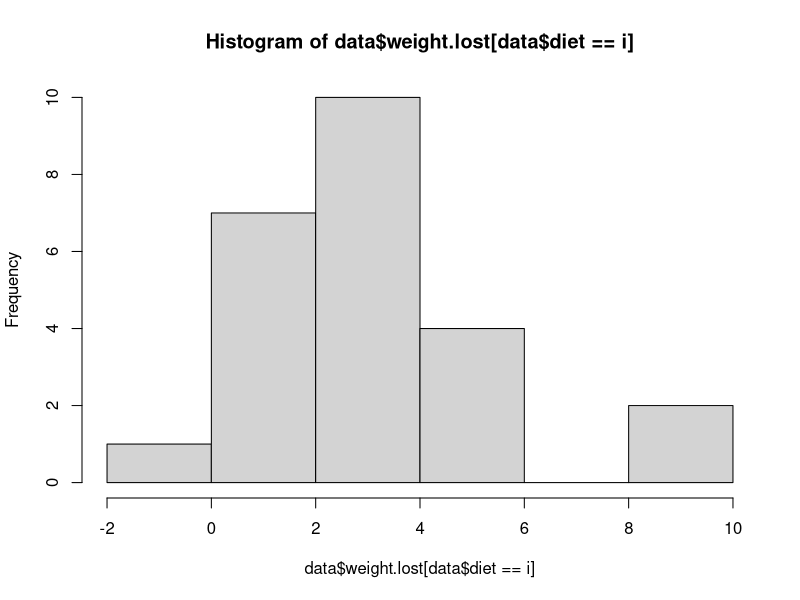
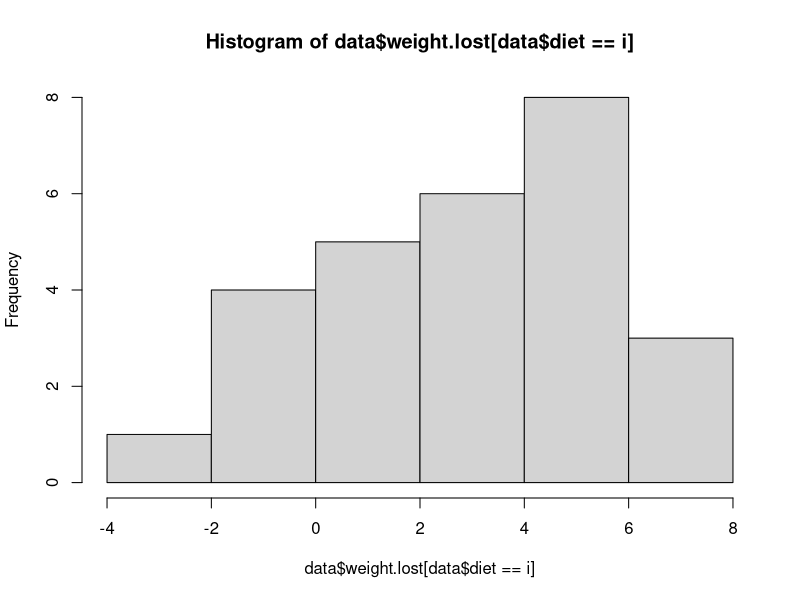
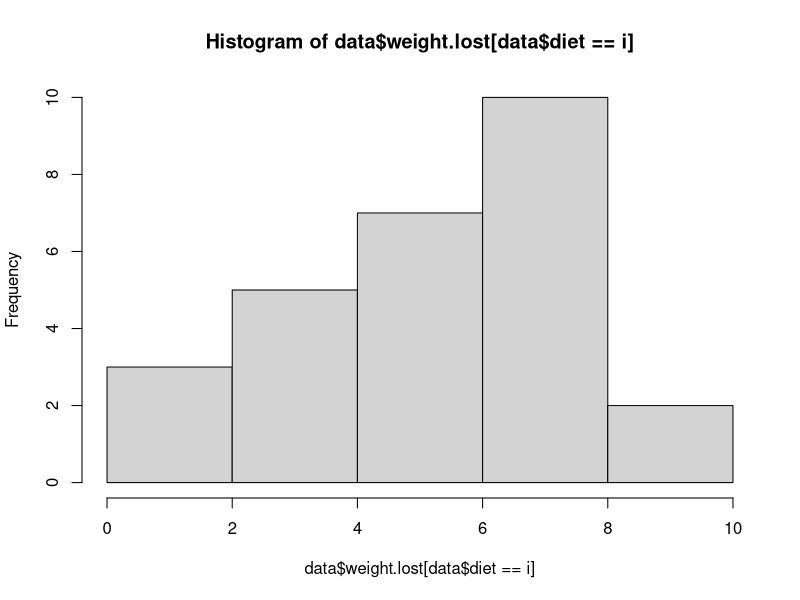
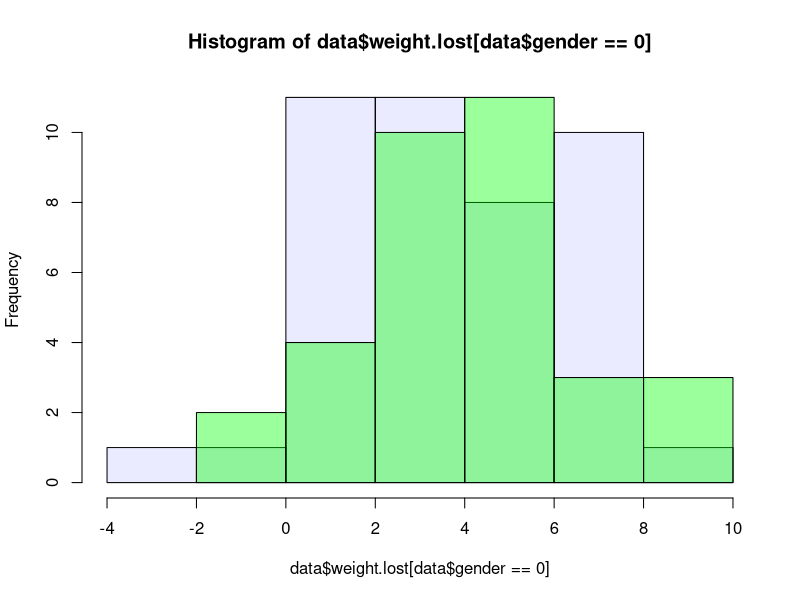
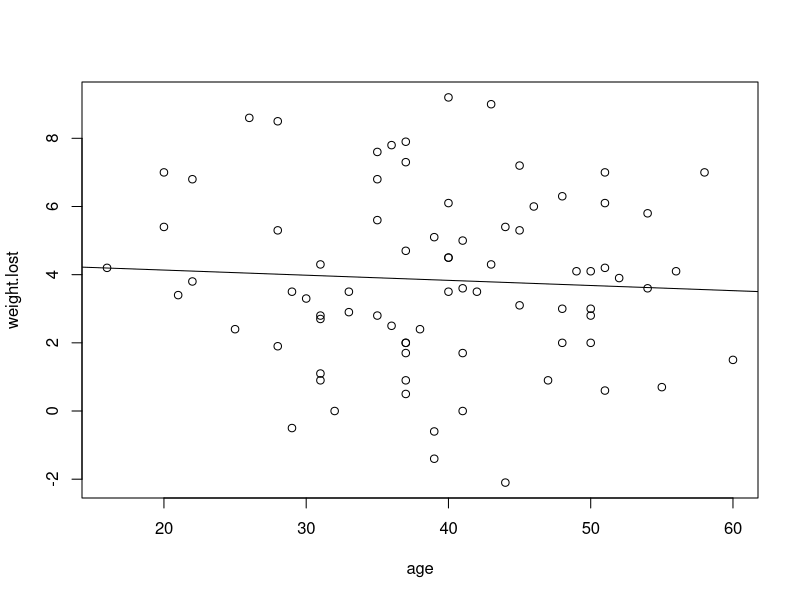
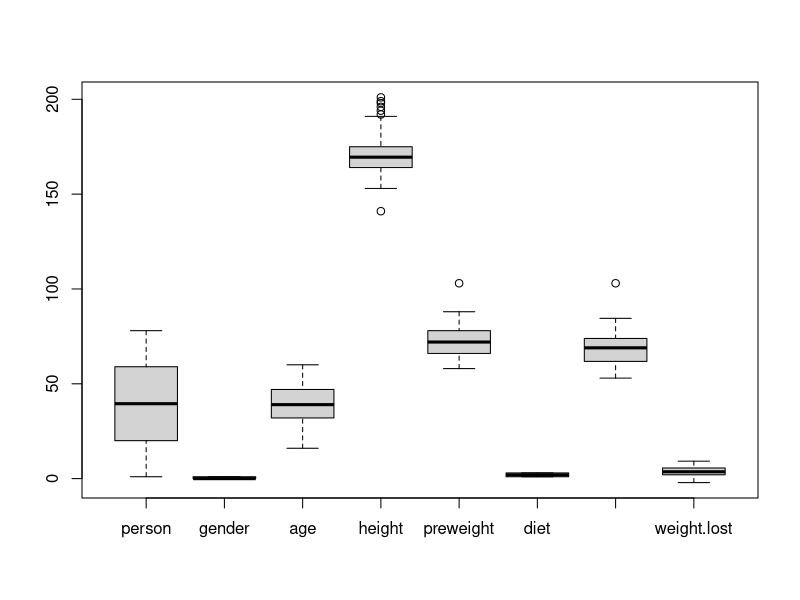
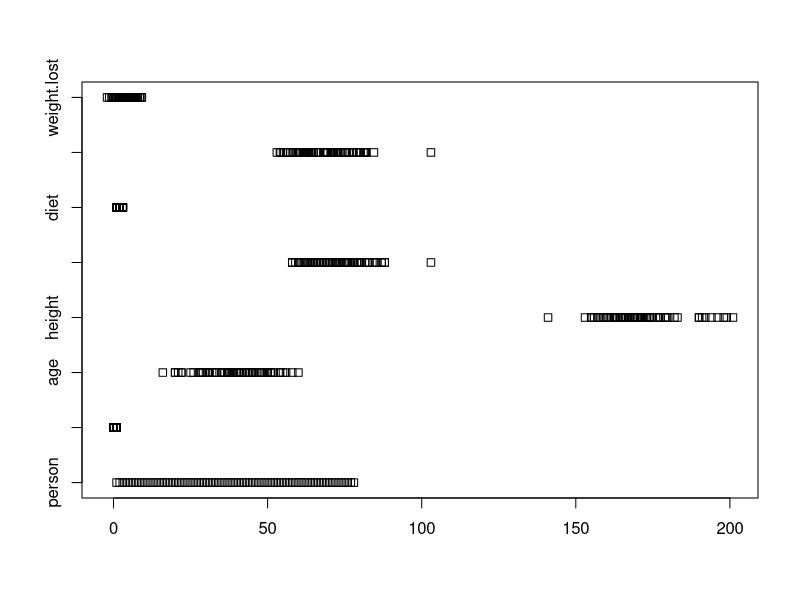
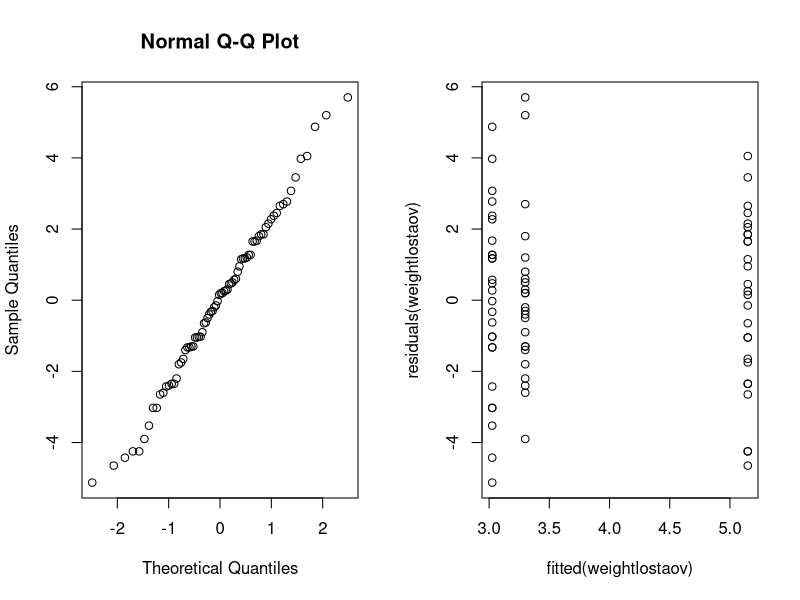

Source code (R) for these figures, in order: (Note: this script raises an error after producing the figures.)
data = read.table('data/diet.txt',header=TRUE)

weight.lost = data$preweight - data$weight6weeks
data = cbind(data,weight.lost)

pre = data$preweight
post = data$weight6weeks
age = data$age

# test sign. difference -> check assumptions (normality etc.) otherwise other test is needed
# check diff in diets!!!!!!!  -> paired = TRUE
t.test(pre,post,paired=TRUE)

# add boxplots of data
# add boxplots of weight lost
# add qq plots
# add shapiro wilk

# plot hist of loss per diet
for (i in 1:3){
   hist(data$weight.lost[data$diet == i])
}
mycol = rgb(0, 0, 255, max = 255, alpha = 20, names = "blue50")
mycol2 = rgb(0, 255, 0, max = 255, alpha = 100, names = "green50")


# male vs female loss
femalehist = hist(data$weight.lost[data$gender == 0], plot=FALSE)
malehist = hist(data$weight.lost[data$gender == 1], plot=FALSE)

plot(femalehist, col=mycol)
plot(malehist, col=mycol2, add=TRUE)


# lin reg of age and weight loss -> no relation!
reg = lm(weight.lost ~ age)
plot(age, weight.lost)
abline(reg)
summary(reg)



## ANOVA (Ex. 3B)
boxplot(data); stripchart(data)
data$diet = as.factor(data$diet)
df = data[c("weight.lost","diet")]; df
is.factor(df$diet); is.numeric(df$diet)


weightlostaov = lm(weight.lost~diet,data=df)
anova(weightlostaov)
summary(weightlostaov)
confint(weightlostaov)

# plot residuals to see if normality assumption is not violated -> good!
par(mfrow=c(1,2)); qqnorm(residuals(weightlostaov))
plot(fitted(weightlostaov),residuals(weightlostaov))
# show that fitted(weightlostaov) is equal to the mean of the weight lost per diet

# can kruskal-wallis be used for this? -> can be used! However, we have seen that residuals are normally distributed, so usage of kruskal-wallis test is not needed.
# compare kruskal-wallis test results with those of one-way anova
kruskal.test(weight.lost,diet)


#TWO WAY ANOVA (ex. 3C)
data$gender = as.factor(data$gender)
df2 = data[c("weight.lost","diet","gender")]; df2

# use normal parametrization

# inspect interaction (diet * gender)
twoway = lm(weight.lost~diet*gender,data=df2)

# interaction variable is significant! -> Pr(>F) = 0.048, we use alpha = 0.05.
# hence no need to inspect further effects of main factor parameters (?) -> check slides lec. 5
anova(twoway)

# summary (parameter values) and confidence interval
summary(twoway)
confint(twoway)

# plot residuals to see if normality assumption is not violated -> good!
par(mfrow=c(1,2)); qqnorm(residuals(twoway))
plot(fitted(twoway),residuals(twoway))

# interaction plot????

## EX 3D
head(data)
height = data$height
diet= data$diet

# show interaction plots to assume a priori that all interactions are 0
par(mfrow=c(1,2))
interaction.plot(height,diet,weight.lost)
interaction.plot(diet,height,weight.lost)

# two way anova, also inspecting interaction
height_diet = lm(weight.lost ~ height*diet,data=data)

# two way anova results in not significant interaction parameter 
anova(height_diet)

# -> so we have to inspect only main factor parameters
height_diet2 = lm(weight.lost ~ height+diet,data=data)

# this results in significant diet factor parameter (Pr(>F) = 0.0056)
anova(height_diet2)

# now we check if the effect of height is the same for all 3 types of diet
# seems like diet 1 and 2 have the same effect, only diet 3 is significantly different from diet 1 (Pr(>F) = 0.00879)
summary(height_diet2)

# plot residuals of linear model -> looks good (normal). QQ plot looks good and fitted vs residuals looks random.
par(mfrow=c(1,2)); qqnorm(residuals(height_diet2))
plot(fitted(height_diet2),residuals(height_diet2))


## EX 3E

#### TO DO Stilllllllll


# what is the best model? second? because height is taken into account, but height does not seem to have a sign. effect!
# so why compute a 2-way anova when height is only interfering?
# we prefer the first model, only taking the sign. effects into account -> namely diet (also P values are lower: 0.003229 < 0.005612)

# because we already got rid of first differences (resulting in variable 'weight.lost'), we can interpret the ANOVA estimated parameters as without intercept
summary(weightlostaov)
# hence for first diet it is -3.3, second 0.27 (not sign.), third -1.8481.
